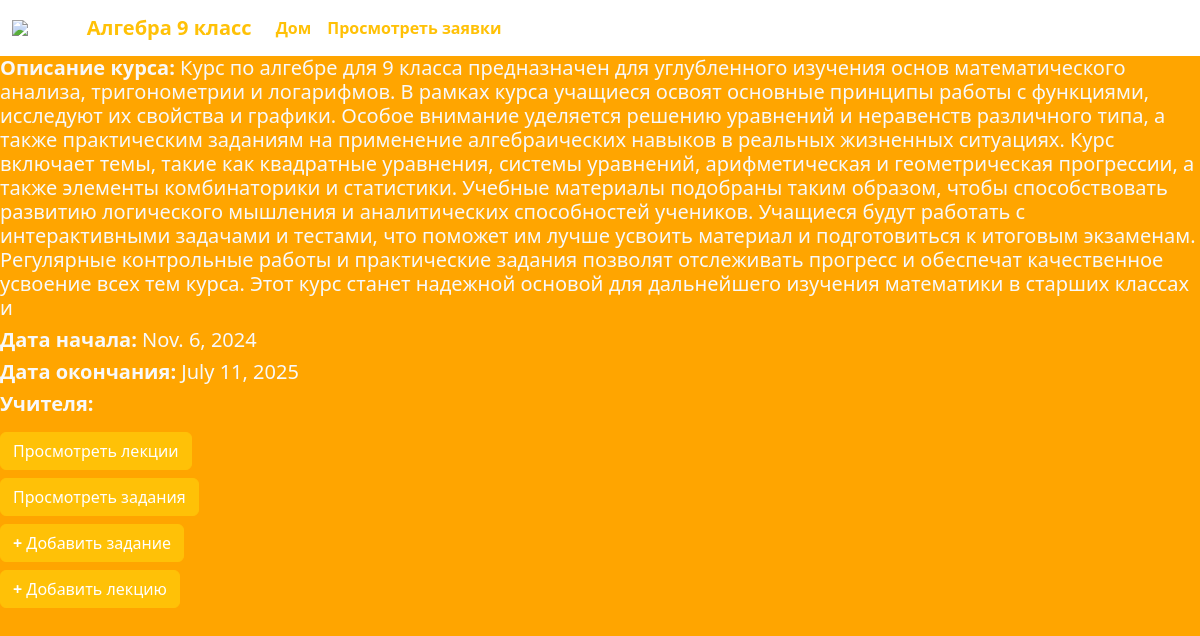
The page /courses1/2/ (signed in) on the database its author committed.
### main/models.py (models this page shows)
class Course(models.Model):
    title = models.CharField('Название:', max_length=20)
    description = models.TextField('Описание:')
    start_date = models.DateField('Дата начала:')
    end_date = models.DateField("Дата окончания:")
    teachers = models.ForeignKey(User, related_name='teachers', on_delete=models.CASCADE)

### main/views.py (the view)
# urls.py: path('courses1/<int:pk>/', views.course_detail1, name='detail1'),
@login_required(login_url='unauthenticated')
def course_detail1(request, pk):
    course = Course.objects.get(id=pk)
    lecture = Lecture.objects.filter(course=course)
    return render(request, 'lectures/detail1.html', {'course': course, 'lecture': lecture})

### template/lectures/detail1.html (shortened to what this page needs)
{% load static %}
<!DOCTYPE html>
<html lang="ru">
<head>
    <link href="https://cdn.jsdelivr.net/npm/bootstrap@5.3.3/dist/css/bootstrap.min.css" rel="stylesheet">
</head>
<body>
   <header>
       <nav class="navbar navbar-expand-lg bg-white">
  <div class="container-fluid">
      <img class="navbar-brand" src="https://img.freepik.com/free-vector/hand-drawn-high-school-logo-design_23-2149667303.jpg?size=338&ext=jpg&ga=GA1.1.1518270500.1717372800&semt=ais_user" style="width: 5%">
      <a class="navbar-brand text-warning" href="#"><strong>{{ course.title }}</strong></a>
    <div class="collapse navbar-collapse" id="navbarNavDropdown">
      <ul class="navbar-nav">
        <li class="nav-item">
          <a class="nav-link text-warning" href="{% url 'main' %}"><strong>Дом</strong></a>
        </li>
          <li class="nav-item">
              <a class="nav-link text-warning" href="{% url 'zaiavka_list' course.id %}"><strong>Просмотреть заявки</strong></a>
          </li>
      </ul>
    </div>
  </div>
</nav>
   </header>
   <h5 class="mb-2 text-light"><strong>Описание курса:</strong> {{ course.description }}</h5>
   <h5 class="mb-2 text-light "><strong>Дата начала:</strong> {{ course.start_date }}</h5>
   <h5 class="mb-2 text-light"><strong>Дата окончания:</strong> {{ course.end_date }}</h5>
<h5 class="mb-2 text-light"><strong>Учителя:</strong> {{ course.teachers.last_name }} {{ course.teachers.first_name }}</h5>
   <a href="{% url 'lectures' course.id %}" class="btn btn-warning text-white mt-2">Просмотреть лекции</a><br>
   <a href="{% url 'assign2' course.id %}" class="btn btn-warning text-white mt-2">Просмотреть задания</a><br>
                        <a href="{% url 'add assign' course.id %}" class="btn btn-warning text-white mt-2"><strong>+</strong> Добавить задание</a>
                        <br>
                        <a href="{% url 'add lecture' course.id %}" class="btn btn-warning text-white mt-2"><strong>+</strong> Добавить лекцию</a>

### template/lectures/detail1.html (style rules this page uses)
body { background: orange; }

### rows shown on the page
Course: title "Алгебра 9 класс", description "Курс по алгебре для 9 класса предназначен для углубленного изучения основ математического анализа, тригонометрии и логарифмов. В рамках курса учащиеся освоят основные принципы работы с функциями, исследуют их свойства и графики. Особое внимание уделяется решению уравнений и неравенств различного типа, а также практическим заданиям на применение алгебраических навыков в реальных жизненных ситуациях. Курс включает темы, такие как квадратные уравнения, системы уравнений, арифметическая и геометрическая прогрессии, а также элементы комбинаторики и статистики. Учебные материалы подобраны таким образом, чтобы способствовать развитию логического мышления и аналитических способностей учеников.…", start_date "Nov. 6, 2024", end_date "July 11, 2025"
